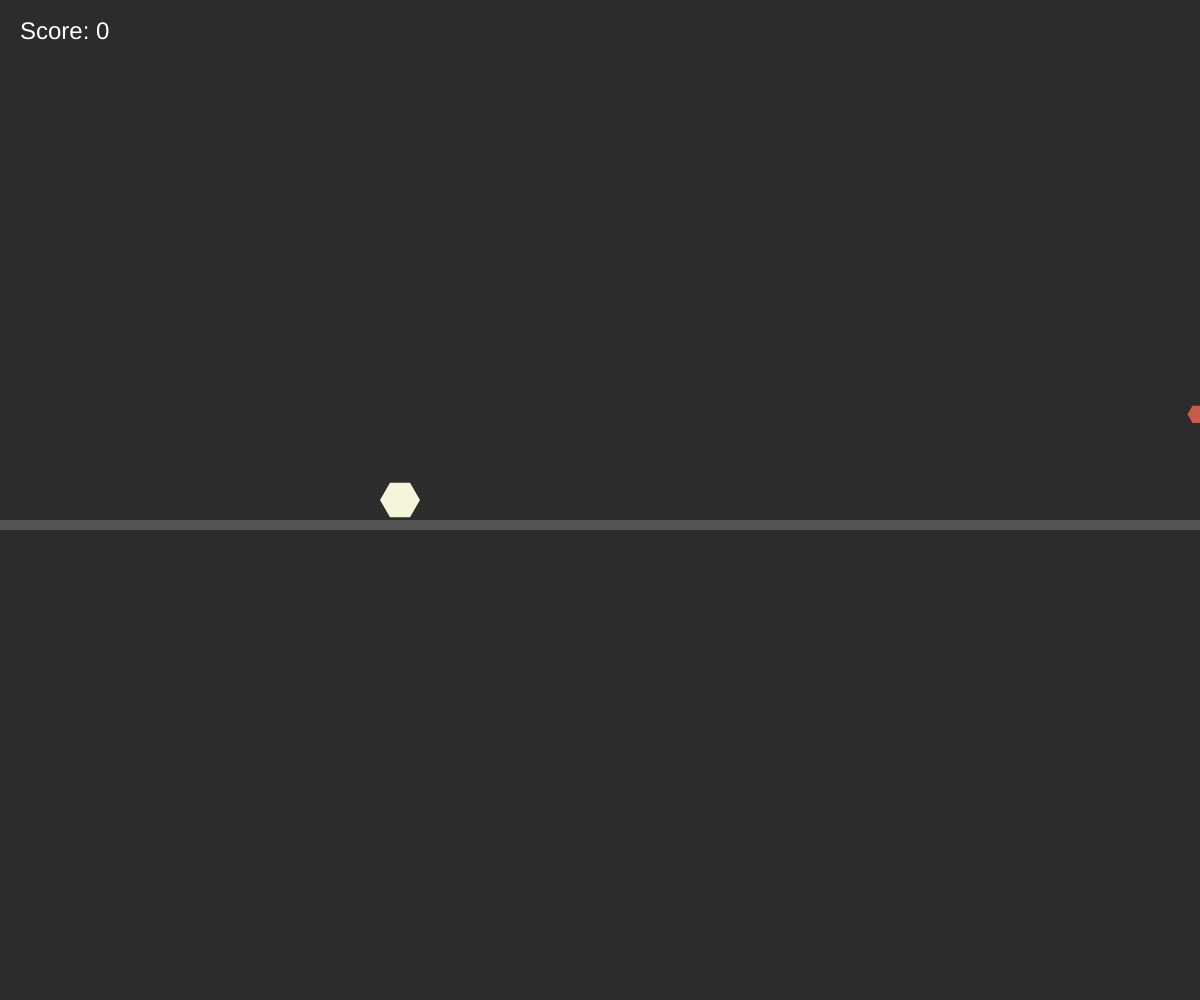
Frame 1 (no input)
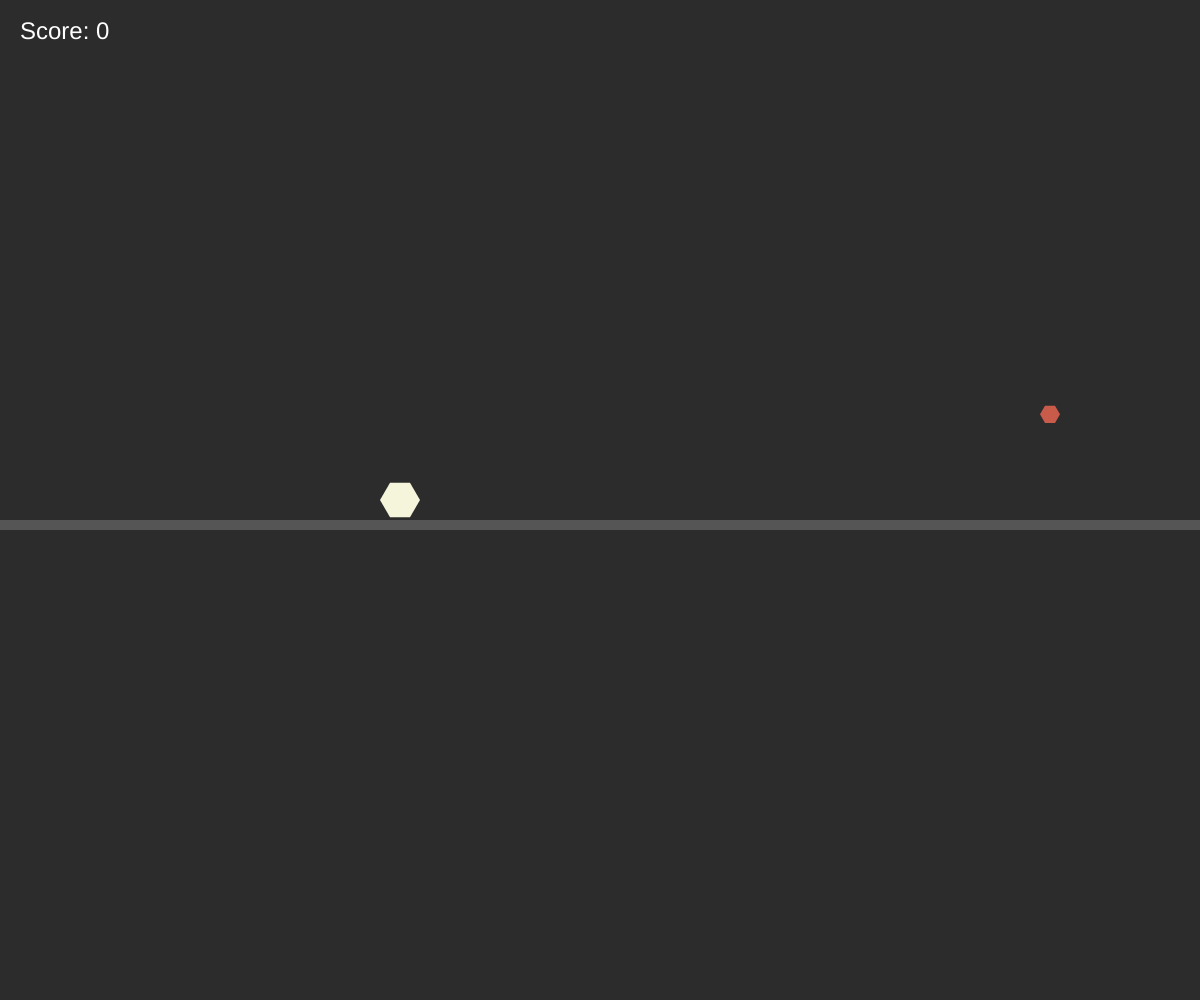
Frame 60 (no input)
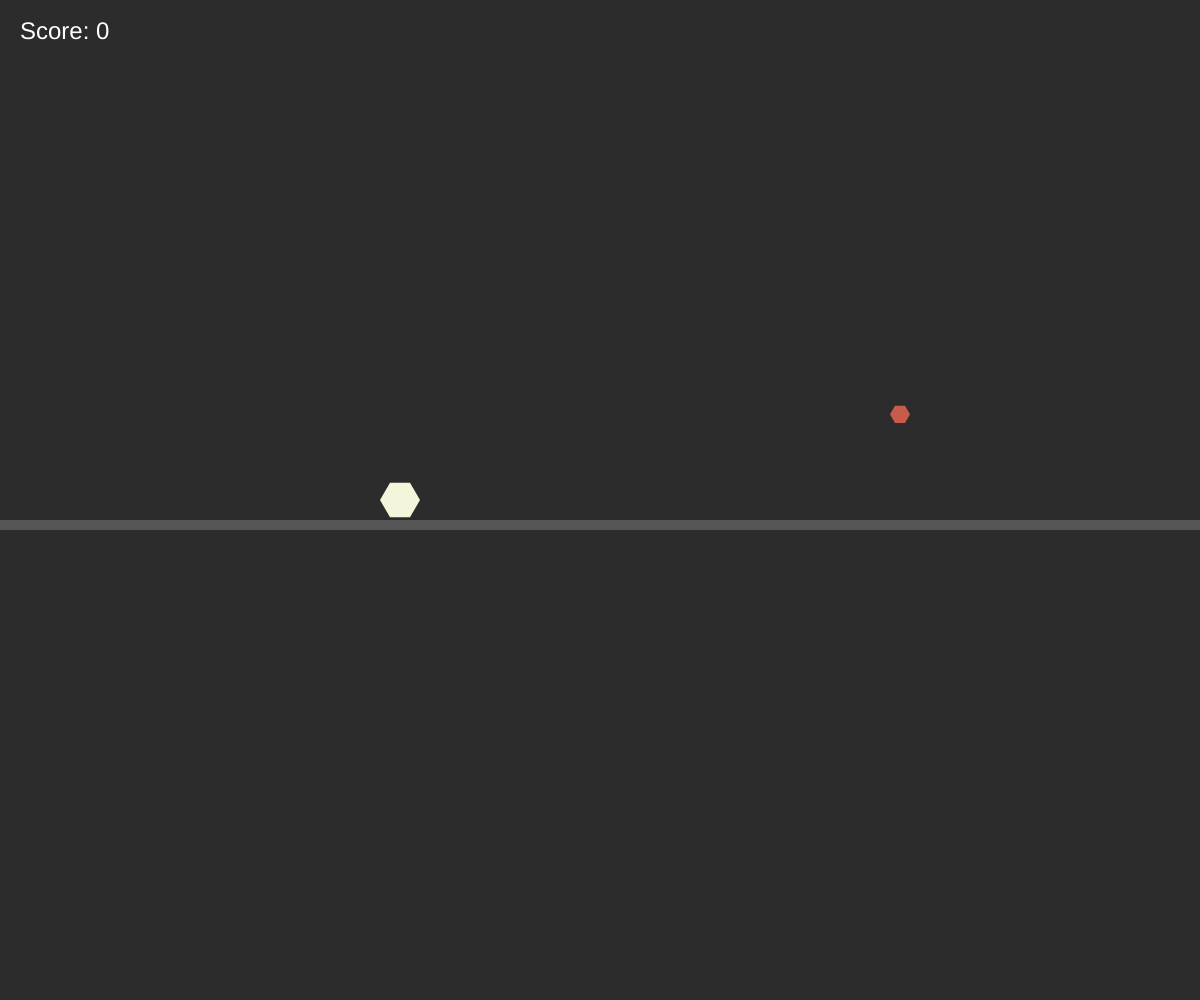
Frame 120 (the mouse pressed at the canvas centre since frame 60)

The p5.js sketch that drew these frames (run headless with seeded random() and noise() and a simulated clock; from frame 60 on, the mouse is pressed at the canvas centre):

// p5.js sketch
// ── sketch.js
let dino; // 恐龍
let items = []; // 道具陣列
let score = 0;
let gameOver = false;
let itemSpeed = 2.5; // 初始道具速度稍快
let speedIncrement = 0.03; // 每次得分後速度增加

function setup() {
    createCanvas(windowWidth, windowHeight); // 建立畫布
    resetGame();
}

function draw() {
    if (gameOver) {
        background(50);
        fill(255);
        textSize(32);
        textAlign(CENTER, CENTER);
        text('Game Over', width / 2, height / 2 - 20);
        text(`Score: ${score}`, width / 2, height / 2 + 20);
        textSize(20);
        text('Press R or Tap to Restart', width / 2, height / 2 + 60);
        return;
    }

    background('#2c2c2c');

    // 顯示分數
    fill(255);
    textSize(24);
    textAlign(LEFT, TOP);
    text(`Score: ${score}`, 20, 20);

    dino.update();
    dino.show();

    // 繪製地板
    fill('#555555');
    noStroke();
    rect(0, height / 2 + 20, width, 10); // 地板寬度10px

    // 更新和顯示道具
    for (let i = items.length - 1; i >= 0; i--) {
        items[i].update();
        items[i].show();

        // 檢查抓取
        if (items[i].caught(dino)) {
            score++;
            items.splice(i, 1); // 移除被抓到的道具
            itemSpeed += speedIncrement; // 增加道具速度
            continue; // 避免處理已經移除的道具
        }

        // 移除屏幕外的道具
        if (items[i].offscreen()) {
            items.splice(i, 1);
        }
    }

    // 隨機添加新道具
    if (frameCount % 200 === 0) {
        items.push(new Item());
    }
}

function touchStarted() {
    if (gameOver) {
        resetGame();
    } else {
        dino.jump();
    }
    return false; // 避免手機瀏覽器的預設行為
}

function keyPressed() {
    if (key === ' ' || key === 'ArrowUp') {
        dino.jump();
    } else if (key === 'r' || key === 'R') {
        resetGame();
    }
}

function resetGame() {
    dino = new Dinosaur();
    items = [];
    score = 0;
    gameOver = false;
    itemSpeed = 2.5; // 重置速度稍快
    items.push(new Item());
}

class Dinosaur {
    constructor() {
        this.r = 20; // 半徑調小
        this.x = width / 3; // 將恐龍放置於畫布中間偏左
        this.y = height / 2; // 調整為畫布中央
        this.gravity = 0.8;
        this.lift = -12;
        this.velocity = 0;
        this.doubleJumpAllowed = true; // 設置雙跳標誌
    }

    jump() {
        if (this.y === height / 2) {
            this.velocity = this.lift;
            this.doubleJumpAllowed = true; // 啟用雙跳
        } else if (this.doubleJumpAllowed) {
            this.velocity = this.lift;
            this.doubleJumpAllowed = false; // 使用雙跳後禁用
        }
    }

    update() {
        this.velocity += this.gravity;
        this.y += this.velocity;

        // 防止超過初始位置
        if (this.y >= height / 2) {
            this.y = height / 2;
            this.velocity = 0;
        }
    }

    show() {
        fill('#f5f5dc'); // 恐龍顏色改為米白色
        noStroke();
        this.drawHexagon(this.x, this.y, this.r); // 恐龍變成六角形
    }

    drawHexagon(x, y, radius) {
        beginShape();
        for (let i = 0; i < TWO_PI; i += TWO_PI / 6) {
            let sx = x + cos(i) * radius;
            let sy = y + sin(i) * radius;
            vertex(sx, sy);
        }
        endShape(CLOSE);
    }
}

class Item {
    constructor() {
        this.r = 10; // 六角形半徑調小
        this.x = width;
        this.y = random(height / 4, height / 2 - 20); // 道具在畫布中央的上方隨機位置
        this.speed = itemSpeed;
    }

    caught(dino) {
        let distance = dist(this.x, this.y, dino.x, dino.y);
        return distance < this.r + dino.r;
    }

    update() {
        this.x -= this.speed;
    }

    offscreen() {
        return this.x < -this.r;
    }

    show() {
        fill('#c95b4a'); // 道具顏色改為 #c95b4a
        noStroke(); // 移除道具邊框
        this.drawHexagon(this.x, this.y, this.r);
    }

    drawHexagon(x, y, radius) {
        beginShape();
        for (let i = 0; i < TWO_PI; i += TWO_PI / 6) {
            let sx = x + cos(i) * radius;
            let sy = y + sin(i) * radius;
            vertex(sx, sy);
        }
        endShape(CLOSE);
    }
}

// ── error.css
/* 基本設定 */
* {
    box-sizing: border-box;
    margin: 0;
    padding: 0;
    font-family: 'Nova Mono', monospace;
}

/* 限制整個頁面的大小 */
body, html {
    width: 100vw;
    height: 100vh;
    max-width: 100%;
    margin: 0 auto;
    background-color: #FDF6EC;
    display: flex;
    flex-direction: column;
    justify-content: space-between;
    align-items: center;
    overflow: hidden; /* 防止雙重滾動 */
}

.container {
    width: 100%;
    max-width: 500px;
    text-align: center;
    height: 100%;
    padding: 5vw;
    display: flex;
    flex-direction: column;
    align-items: center;
    justify-content: flex-start;
    position: relative;
    overflow: hidden;
}

/* 綠色標題區塊 */
.header{
    width: 100%;
    height: 60px; /* 固定高度 */
    position: relative;
    background-color:#7db996;
    position: fixed;
    bottom: 0;
    left: 0;
    top: 0;
}

/* 讓標題與描述置左 */
.container h1,
.container p {
    text-align: left;
    width: 80%; /* 控制寬度，使其不會太靠邊 */
    margin: 0 auto 10px; /* 水平置中但對齊左邊 */
}

/* 調整 h1 字體大小與加粗 */
.container h1 {
    font-size: 28px; /* 增加字體大小 */
    font-weight: bold; /* 加粗 */
    color: #7db996; /* 維持綠色調 */
    margin-top: 30%;
}

/* 調整 p 的字體大小 */
.container p {
    font-size: 18px;
    font-weight: bold; /* 加粗 */
    color: #6d6d6daf;
    letter-spacing: 2px;
    margin-bottom: 3%; /* 增加間距 */
    margin-top: 7%;
}

.footer {
    width: 100%;
    height: 80px; /* 增加 footer 高度 */
    position: relative;
    display: flex;
    justify-content: center;
    align-items: flex-end;
}

/* 綠色區塊固定在畫面最下方 */
.footer {
    width: 100%;
    height: 50px; /* 設定綠色區塊高度 */
    background-color: #7db996;
    position: fixed;
    bottom: 0;
    left: 0;
}

/* 角色圖片 */
.footer-character img {
    width: 55%; /* 縮小圖片 */
    max-width: 300px;
    aspect-ratio: 1 / 1; 
    position: absolute;
    bottom: 105px; /* 讓下半部壓在綠色區塊上 */
    left: 22%; /* 稍微靠左 */
}

.back-btn {
    display: block;
    width: 60%;
    margin: 0 auto; /* 水平置中 */
    padding: 10px;
    font-size: 18px;
    font-family: 'Nova Mono', monospace;
    background-color: #FDBA3E;
    color: #fff;
    border: none;
    border-radius: 80px;
    cursor: pointer;
    transition: background-color 0.3s ease;
    margin-top: 8%;
    font-weight: bold; /* 加粗 */
    letter-spacing: 2px;
}

.back-btn:hover {
    background-color: #cc9632;
}

/* 底部連結 */
.footer-link {
    display: block;
    margin-top: 20px;
    font-size: 0.9rem;
    color: #ccc;
    text-decoration: none;
}

.footer-link:hover {
    text-decoration: underline;
}

.no-threads-account{
    margin-top: 5%;
    color: #6d6d6daf;
    font-size: 16px;
    font-weight: bold; /* 加粗 */
    letter-spacing: 2px;
    -webkit-tap-highlight-color: transparent;
    user-select: none;
    -webkit-user-select: none;
    -moz-user-select: none;
    -ms-user-select: none;
    text-decoration: none;
}

.no-threads-account:focus, .no-threads-account:focus-visible {
    outline: none;
    box-shadow: none;
}

button:focus, .btn:focus {
    outline: none;
    box-shadow: none;
    -webkit-tap-highlight-color: transparent;
    user-select: none;
    -webkit-user-select: none;
    -moz-user-select: none;
    -ms-user-select: none;
}

button:focus-visible, .btn:focus-visible {
    outline: none;
    box-shadow: none;
}
// ── result.css
/* Resetting margins and paddings */
* {
    margin: 0;
    padding: 0;
    box-sizing: border-box;
}

body {
    font-family: 'Nova Mono', monospace;
    background-color: #2c2c2c;
    color: #ffffff;
    display: flex;
    justify-content: center;
    align-items: center;
    min-height: 100vh;
    margin: 0;
    padding: 10px;
}

.container {
    width: 100%;
    max-width: 400px;
    text-align: center;
    padding: 20px;
    box-shadow: 0 4px 6px rgba(0, 0, 0, 0.2);
    background-color: #333;
    border-radius: 8px;
}

.header {
    margin-bottom: 20px;
    position: relative;
}

.analysis-image {
    width: 100%;
    height: auto;
    margin-bottom: 10px;
    position: relative;
}

.user-id {
    position: absolute;
    top: 10%;
    left: 50%;
    transform: translate(-50%, -50%);
    font-size: 1.5rem;
    color: #ffffff;
}

.results {
    display: flex;
    justify-content: space-between;
    margin: 20px 0;
    padding: 0 10px;
}

.result-item {
    width: 45%;
    text-align: left;
}

.result-item h2 {
    margin-bottom: 10px;
}

.result-item ul {
    margin-top: 10px;
    list-style: none;
    padding: 0;
}

ul {
    list-style: none;
    padding: 0;
}

.footer {
    text-align: center;
    margin-top: 40px; /* 將原來的 20px 增加到 40px */
}

.index-button {
    font-family: 'Nova Mono', monospace;
    background-color: #e63946;
    color: #ffffff;
    border: none;
    padding: 10px 20px;
    font-size: 1rem;
    border-radius: 5px;
    cursor: pointer;
    transition: background-color 0.3s;
    margin-top: 10px;
}

.index-button:hover {
    background-color: #d62839;
}


// ── styles.css
/* 背景設定 */
body {
    margin: 0;
    padding: 0;
    background-color: #2c2c2c;
    display: flex;
    align-items: center;
    justify-content: center;
    height: 100vh;
    color: #ffffff;
    overflow: hidden;
    font-family: 'Nova Mono', monospace;
}


/* 容器設定 */
.container {
    text-align: center;
    width: 100%;
    max-width: 400px;
    padding: 20px;
}

/* 標題樣式 */
h1 {
    font-size: 1.5rem;
    font-family: 'Nova Mono', monospace;
    margin-bottom: 20px;
    font-weight: bold;
}

/* 表單樣式 */
.form {
    background-color: #f4f4f4;
    padding: 20px;
    border-radius: 15px;
    box-shadow: 0 4px 8px rgba(0, 0, 0, 0.2);
}

/* 輸入容器 */
.input-container {
    display: flex;
    align-items: center;
    background-color: #ffffff;
    border-radius: 8px;
    padding: 5px 10px;
    margin-bottom: 20px;
    border: 1px solid #ccc;
    font-family: 'Nova Mono', monospace;
}

.input-container label {
    font-size: 1.2rem;
    margin-right: 10px;
    color: #aaa;
}

.input-container input {
    width: 100%;
    padding: 10px;
    font-size: 1rem;
    border: none;
    outline: none;
    background-color: transparent;
    font-family: 'Nova Mono', monospace;
}

/* 提交按鈕 */
.submit-btn {
    display: block;
    width: 100%;
    padding: 10px;
    font-size: 1rem;
    font-family: 'Nova Mono', monospace;
    background-color: #c95b4a;
    color: #fff;
    border: none;
    border-radius: 8px;
    cursor: pointer;
    transition: background-color 0.3s ease;
}

.submit-btn:hover {
    background-color: #a94539;
}

.submit-btn2 {
    display: block;
    width: 100%;
    padding: 10px;
    font-size: 1rem;
    font-family: 'Nova Mono', monospace;
    background-color: #c95b4a;
    color: #fff;
    border: none;
    border-radius: 80px;
    cursor: pointer;
    transition: background-color 0.3s ease;
}

.submit-btn2:hover {
    background-color: #a94539;
}

/* 底部連結 */
.footer-link {
    display: block;
    margin-top: 20px;
    font-size: 0.9rem;
    color: #ccc;
    text-decoration: none;
}

.footer-link:hover {
    text-decoration: underline;
}

/* HTML: <div class="loader"></div> */
.loader {
    display: inline-grid;
    width: 80px;
    aspect-ratio: 2;
    box-shadow: 0 5px #574951;
    overflow: hidden;
  }
  .loader:before,
  .loader:after {
    content: "";
    grid-area: 1/1;
    margin: 0 25%;
    background: #c95b4a;
    clip-path: polygon(97.55% 65.45%,50% 100%,2.45% 65.45%,20.61% 9.55%,79.39% 9.55%);
    transform-origin: bottom;
    animation: 
      l8-0 .5s linear infinite,
      l8-1  4s steps(8) infinite;
  }
  .loader:after {
    animation-direction: reverse;
    animation-delay: 0s, -1.5s;
  }
  @keyframes l8-0 {
    0%{rotate: -36deg}
    to{rotate:  36deg}
  }
  @keyframes l8-1 {
    0%{translate: -232% 0}
    to{translate:  232% 0}
  }
